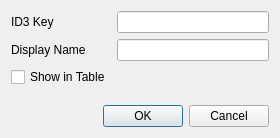
<?xml version="1.0" encoding="UTF-8"?>
<ui version="4.0">
 <class>AddTagDialog</class>
 <widget class="QDialog" name="AddTagDialog">
  <property name="geometry">
   <rect>
    <x>0</x>
    <y>0</y>
    <width>280</width>
    <height>138</height>
   </rect>
  </property>
  <property name="windowTitle">
   <string>Dialog</string>
  </property>
  <layout class="QVBoxLayout" name="verticalLayout">
   <item>
    <layout class="QFormLayout" name="formLayout">
     <item row="0" column="0">
      <widget class="QLabel" name="label_id3">
       <property name="text">
        <string>ID3 Key</string>
       </property>
       <property name="buddy">
        <cstring>id3_line_edit</cstring>
       </property>
      </widget>
     </item>
     <item row="0" column="1">
      <widget class="QLineEdit" name="id3_line_edit"/>
     </item>
     <item row="1" column="0">
      <widget class="QLabel" name="label_display">
       <property name="text">
        <string>Display Name</string>
       </property>
       <property name="buddy">
        <cstring>display_name_line_edit</cstring>
       </property>
      </widget>
     </item>
     <item row="1" column="1">
      <widget class="QLineEdit" name="display_name_line_edit"/>
     </item>
     <item row="2" column="0">
      <widget class="QCheckBox" name="show_checkbox">
       <property name="text">
        <string>Show in Table</string>
       </property>
      </widget>
     </item>
    </layout>
   </item>
   <item>
    <widget class="QDialogButtonBox" name="buttonBox">
     <property name="orientation">
      <enum>Qt::Orientation::Horizontal</enum>
     </property>
     <property name="standardButtons">
      <set>QDialogButtonBox::StandardButton::Cancel|QDialogButtonBox::StandardButton::Ok</set>
     </property>
    </widget>
   </item>
  </layout>
 </widget>
 <resources/>
 <connections>
  <connection>
   <sender>buttonBox</sender>
   <signal>accepted()</signal>
   <receiver>AddTagDialog</receiver>
   <slot>accept()</slot>
   <hints>
    <hint type="sourcelabel">
     <x>248</x>
     <y>254</y>
    </hint>
    <hint type="destinationlabel">
     <x>157</x>
     <y>274</y>
    </hint>
   </hints>
  </connection>
  <connection>
   <sender>buttonBox</sender>
   <signal>rejected()</signal>
   <receiver>AddTagDialog</receiver>
   <slot>reject()</slot>
   <hints>
    <hint type="sourcelabel">
     <x>316</x>
     <y>260</y>
    </hint>
    <hint type="destinationlabel">
     <x>286</x>
     <y>274</y>
    </hint>
   </hints>
  </connection>
 </connections>
</ui>
